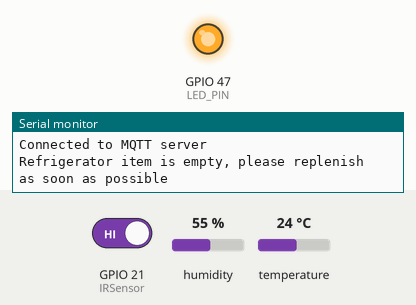
Simulated run of this sketch. Board: ESP32. Parts: output pins drawn as LEDs (lit = HIGH), the last lines printed to the serial monitor. The inputs (shaded band) are chosen by the test bench; at power-on: GPIO 21 (IRSensor) HIGH, humidity 55 %, temperature 24 °C. WiFi joins after 1.5 s; servers stay silent unless stated; no MQTT or app messages arrive unless stated.

Above: at 2.7 s.
2.8 s: GPIO 21 (IRSensor) driven LOW
At 5.2 s:
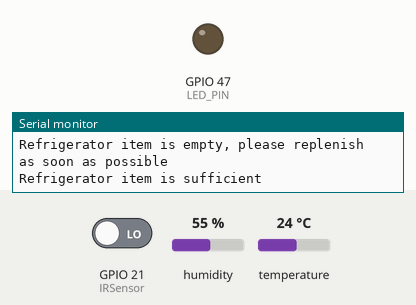
9.1 s: GPIO 21 (IRSensor) driven HIGH
At 11.5 s:
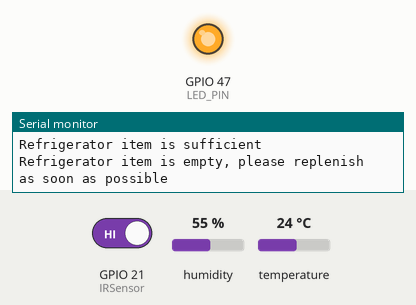
Timing chart, 0 to 13.0 s (numbered marks = the images above; inputs shaded):
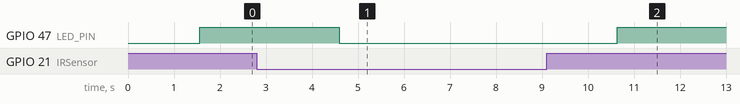

Measured:
- after the input at 2.8 s, GPIO 47 (LED_PIN): HIGH → LOW after 1.8 s
- after the input at 9.1 s, GPIO 47 (LED_PIN): LOW → HIGH after 1.5 s

The sketch:

GCP.ino
```cpp
/*
ESP32 publish telemetry data to Google Cloud
*/

#include <WiFi.h>
#include <PubSubClient.h>
#include "DHT.h"


const char *WIFI_SSID = "IZONE forever"; //your WiFi SSID
const char *WIFI_PASSWORD = "apple124"; // your password
const char *MQTT_SERVER = "34.67.76.60"; // your VM instance public IP address
const int MQTT_PORT = 1883;
const char *MQTT_TOPIC = "iot"; // MQTT topic


const int DHT_PIN = A4;
const int DHT_TYPE = DHT11;

int IRSensor =21;
int LED_PIN = 47;

DHT dht(DHT_PIN, DHT_TYPE);
WiFiClient espClient;
PubSubClient client(espClient);


void setup_wifi()
{
  delay(10);
  Serial.println("Connecting to WiFi...");
  WiFi.begin(WIFI_SSID, WIFI_PASSWORD);
  while (WiFi.status() != WL_CONNECTED)
  {
      delay(500);
      Serial.print(".");
  }
 Serial.println("WiFi connected");
 Serial.println("IP address: ");
 Serial.println(WiFi.localIP());
}


void setup()
{
 Serial.begin(115200);
 Serial.println("Starting");
 dht.begin();
 setup_wifi();
 client.setServer(MQTT_SERVER, MQTT_PORT);

 pinMode(IRSensor, INPUT);

 pinMode(LED_PIN, OUTPUT); //Output pin for led lights
}


void reconnect()
{
  while (!client.connected())
 {
    Serial.println("Attempting MQTT connection...");
    if (client.connect("ESP32Client"))
    {
    Serial.println("Connected to MQTT server");
    }
   else
   {
    Serial.print("Failed, rc=");
    Serial.print(client.state());
    Serial.println(" Retrying in 5 seconds...");
    delay(5000);
   }
 }
}


void loop()
{
  if (!client.connected())
   {
    reconnect();
   }
  client.loop();

  int sensorStatus = digitalRead(IRSensor); //Set the GPIO as input

  if (sensorStatus == 0 ) //Check whether the pin high or low
  {
    digitalWrite(LED_PIN,LOW); // IF the pin is high, turn off the board led

    Serial.println("Refrigerator item is sufficient"); //display the output on the serial monitor window

  }

  else{

    digitalWrite(LED_PIN, HIGH); //LED HIGH

    Serial.println("Refrigerator item is empty, please replenish as soon as possible"); //display the output on the seial monitor
  }

 delay(1000); // adjust the delay according to your requirements


 delay(2000);
 float temperature = dht.readTemperature();

  if (!isnan(temperature)){
    char payload[10];
    sprintf(payload, "%.2f", temperature);
    client.publish(MQTT_TOPIC, payload);
  }

  else{
    Serial.print("Temperature: ");
    Serial.println(temperature);

    Serial.println("Failed to read valid temo");
  }
}
```
